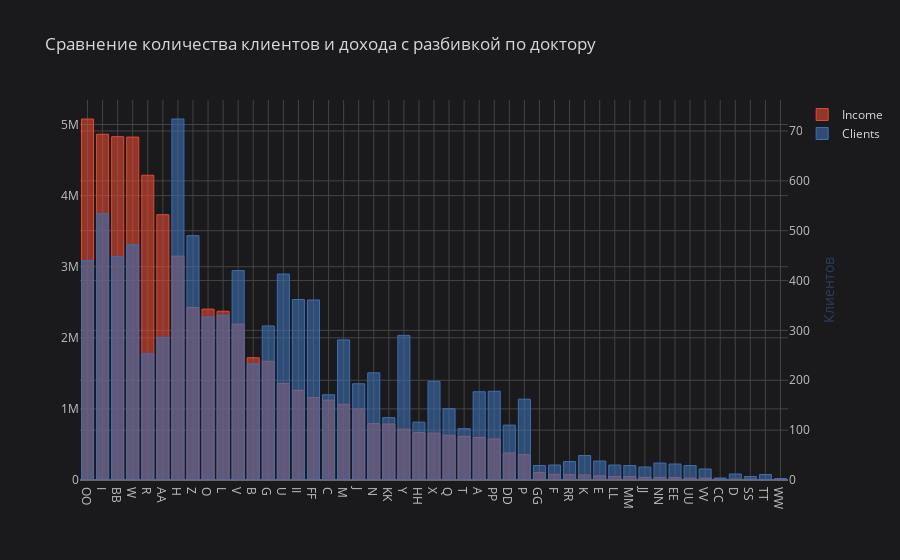

Source (notebook cell):
### Code cell
df[['Doctor','Income','Clients']].groupby('Doctor'
    ).sum().sort_values('Income',ascending=False).iplot(
    kind = 'bar', title='Сравнение количества клиентов и дохода с разбивкой по доктору',
    secondary_y='Clients', secondary_y_title='Клиентов',
    theme ='space', colorscale='ggplot')

### Figure 1 — Plotly figure (JSON) as saved in the notebook; plotly's stock layout.template omitted (floating-point values rounded to 4 significant figures)
{"data": [{"marker": {"color": "rgba(226, 74, 51, 0.6)", "line": {"color": "rgba(226, 74, 51, 1.0)", "width": 1}}, "name": "Income", "orientation": "v", "text": "", "type": "bar", "x": ["OO", "I", "BB", "W", "R", "AA", "H", "Z", "O", "L", "V", "B", "G", "U", "II", "FF", "C", "M", "J", "N", "KK", "Y", "HH", "X", "Q", "T", "A", "PP", "DD", "P", "GG", "F", "RR", "K", "E", "LL", "MM", "JJ", "NN", "EE", "UU", "VV", "CC", "D", "SS", "TT", "WW"], "y": [5077474, 4862552, 4828728, 4822843, 4286572, 3731831, 3147433, 2425584, 2403410, 2373562, 2193029, 1719752, 1669371, 1357636, 1261228, 1158840, 1122607, 1064660, 999940, 792996, 787846, 714580, 666385, 659281, 628627, 613243, 597774, 576740, 380856, 356144, 103106, 78755, 75152, 71029, 58476, 48250, 47602, 36836, 35400, 33780, 28446, 26700, 13590, 13175, 12330, 6300, 2590]}, {"marker": {"color": "rgba(62, 111, 176, 0.6)", "line": {"color": "rgba(62, 111, 176, 1.0)", "width": 1}}, "name": "Clients", "orientation": "v", "text": "", "type": "bar", "x": ["OO", "I", "BB", "W", "R", "AA", "H", "Z", "O", "L", "V", "B", "G", "U", "II", "FF", "C", "M", "J", "N", "KK", "Y", "HH", "X", "Q", "T", "A", "PP", "DD", "P", "GG", "F", "RR", "K", "E", "LL", "MM", "JJ", "NN", "EE", "UU", "VV", "CC", "D", "SS", "TT", "WW"], "xaxis": "x", "y": [440, 534, 448, 472, 253, 286, 724, 490, 327, 330, 420, 233, 309, 413, 362, 361, 171, 281, 193, 215, 125, 290, 116, 198, 143, 103, 177, 178, 110, 162, 29, 30, 37, 49, 38, 30, 29, 26, 34, 32, 29, 22, 4, 12, 7, 11, 3], "yaxis": "y2"}], "layout": {"legend": {"bgcolor": "#1A1A1C", "font": {"color": "#D9D9D9"}}, "paper_bgcolor": "#1A1A1C", "plot_bgcolor": "#1A1A1C", "title": {"font": {"color": "#D9D9D9"}, "text": "Сравнение количества клиентов и дохода с разбивкой по доктору"}, "xaxis": {"gridcolor": "#434343", "showgrid": true, "tickfont": {"color": "#C2C2C2"}, "title": {"font": {"color": "#D9D9D9"}, "text": ""}, "zerolinecolor": "#666570"}, "yaxis": {"gridcolor": "#434343", "showgrid": true, "tickfont": {"color": "#C2C2C2"}, "title": {"font": {"color": "#D9D9D9"}, "text": ""}, "zerolinecolor": "#666570"}, "yaxis2": {"anchor": "x", "gridcolor": "#434343", "overlaying": "y", "showgrid": true, "side": "right", "tickfont": {"color": "#C2C2C2"}, "title": {"text": "Клиентов"}, "zerolinecolor": "#666570"}}}
